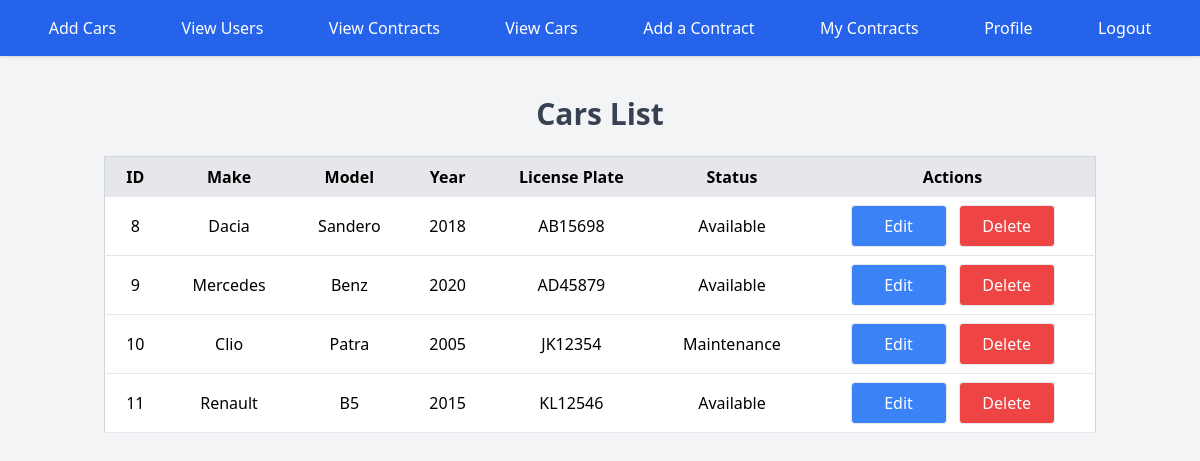
Screenshot of /pages/user/view_cars.php (signed in) with the database file from the repository.
### tables this page shows
CREATE TABLE `cars` (
  `id` int NOT NULL AUTO_INCREMENT,
  `make` varchar(50) NOT NULL,
  `model` varchar(50) NOT NULL,
  `year` int NOT NULL,
  `license_plate` varchar(20) NOT NULL,
  `status` enum('Available','Rented','Maintenance') DEFAULT 'Available',
  PRIMARY KEY (`id`),
  UNIQUE KEY `license_plate` (`license_plate`)
);

### auth/UserClass.php (called while the page is built, shortened)
<?php
class User {
    private $conn;
    private $role;
    public function __construct($conn) {
        $this->conn = $conn;
    }
    public function getRole() {
        return $this->role;
    }
    private function setUserProperties($user) {
        $this->role = $user['role'];
    }
    public function fetchById($id) {
        $sql = "SELECT * FROM users WHERE id = ?";
        $stmt = $this->conn->prepare($sql);
        $stmt->execute([$id]);
        if ($stmt->rowCount() === 1) {
            $user = $stmt->fetch(PDO::FETCH_ASSOC);
            return $user;
        }
        return null;
    }
}

### pages/class/CarClass.php (called while the page is built, shortened)
<?php
class Car {
    private $conn;
    public function __construct($conn, User $user) {
        $this->conn = $conn;
    }
    public function readAll() {
        $sql = "SELECT * FROM cars";
        $stmt = $this->conn->prepare($sql);
        $stmt->execute();
        return $stmt->fetchAll(PDO::FETCH_ASSOC);
    }
}

### pages/user/view_cars.php (the view, shortened to what this page needs)
<?php
    require '../../auth/UserClass.php';
    require '../class/CarClass.php';
    $conn = (new Database) -> connect();
    $user = new User($conn);
    $user -> fetchById($_SESSION['id']);
    $car = new Car($conn, $user);
    $result = $car -> readAll()
?>
<!DOCTYPE html>
<html lang="en">
<head>
    <script src="https://cdn.tailwindcss.com"></script>
</head>
<body class="bg-gray-100 font-sans leading-normal tracking-normal">
    <?php include '../../inc/header.php'; ?>
    <div class="container mx-auto mt-10 px-4">
        <h1 class="text-3xl font-bold text-gray-700 text-center mb-6">Cars List</h1>
        <div class="overflow-x-auto">
            <table class="table-auto w-full bg-white shadow-md rounded border border-gray-300 text-center">
                <thead class="bg-gray-200">
                    <tr>
                        <th class="px-4 py-2">ID</th>
                        <th class="px-4 py-2">Make</th>
                        <th class="px-4 py-2">Model</th>
                        <th class="px-4 py-2">Year</th>
                        <th class="px-4 py-2">License Plate</th>
                        <th class="px-4 py-2">Status</th>
                        <?php if ($user -> getRole() == 'admin'): ?>
                            <th class="px-4 py-2">Actions</th>
                        <?php endif; ?>
                    </tr>
                </thead>
                <tbody>
                    <?php foreach($result as $row): ?>
                        <tr class="border-b hover:bg-gray-100">
                            <td class="px-4 py-2"><?= $row['id'] ?></td>
                            <td class="px-4 py-2"><?= $row['make'] ?></td>
                            <td class="px-4 py-2"><?= $row['model'] ?></td>
                            <td class="px-4 py-2"><?= $row['year'] ?></td>
                            <td class="px-4 py-2"><?= $row['license_plate'] ?></td>
                            <td class="px-4 py-2"><?= $row['status'] ?></td>
                            <?php if ($user -> getRole() == 'admin'): ?>
                                <td class="px-4 py-2">
                                    <a href="../admin/edit_car.php?id=<?= $row['id'] ?>" class="bg-blue-500 text-white w-24 py-2 rounded hover:bg-blue-600 inline-block border text-center mr-2">Edit</a>
                                    <a href='/pages/admin/delete_car.php?id=<?php echo $row['id']; ?>' class='bg-red-500 text-white w-24 py-2 rounded hover:bg-red-600 inline-block border text-center'>Delete</a>
                                </td>
                            <?php endif; ?>
                        </tr>
                    <?php endforeach; ?>
                </tbody>
            </table>
        </div>
    </div>
</body>
</html>

### rows the page displays
cars: id "8", make "Dacia", model "Sandero", year "2018", license_plate "AB15698", status "Available"
cars: id "9", make "Mercedes", model "Benz", year "2020", license_plate "AD45879", status "Available"
cars: id "10", make "Clio", model "Patra", year "2005", license_plate "JK12354", status "Maintenance"
cars: id "11", make "Renault", model "B5", year "2015", license_plate "KL12546", status "Available"
